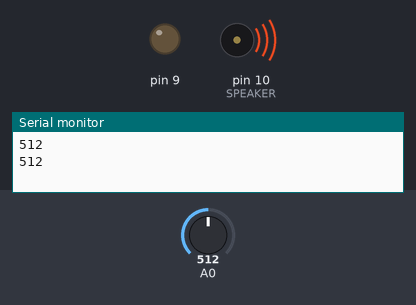
A sketch run on a simulated Arduino Uno, built with avr-gcc and run on an emulated ATmega328P. Shown: output pins drawn as LEDs (lit = HIGH), buzzer (waves = sounding), the last lines printed to the serial monitor. The test bench sets the inputs (shaded band); at power-on: A0 = 512. Pins used as bus, display or sensor lines are not drawn.

Above: at 2.1 s.
2.2 s: A0 set to 594
4.6 s: A0 set to 616
At 7.4 s:
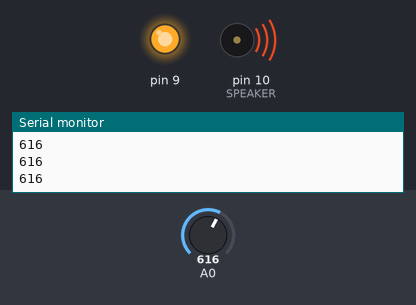
7.7 s: A0 set to 590
At 8.7 s:
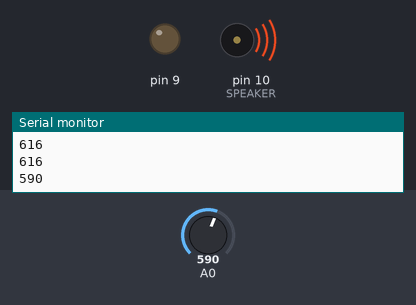
9.6 s: A0 set to 610
At 12.0 s:
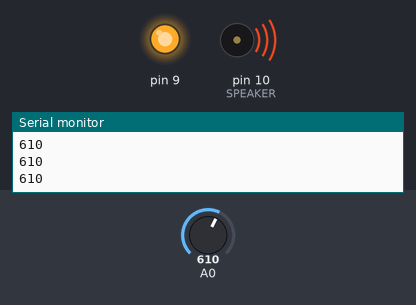
Timing chart, 0 to 13.6 s (numbered marks = the images above; inputs shaded):
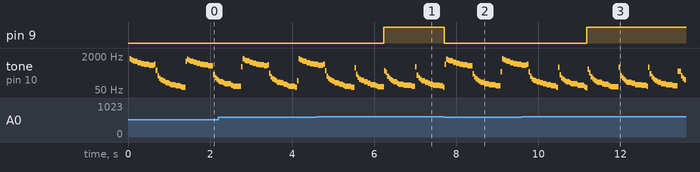

Measured:
- the behaviour switches between 600 and 601 on A0 (found by bisection; images 0 and 1)
- after the input at 4.6 s, pin 9: LOW → HIGH after 1.6 s
- after the input at 7.7 s, pin 9: HIGH → LOW at once
- after the input at 9.6 s, pin 9: LOW → HIGH after 1.6 s
- by itself, tone on pin 10 (SPEAKER): plays 731 Hz for 0.12 s, 819 Hz for 0.04 s, 362 Hz for 0.04 s, 217 Hz for 0.04 s, 171 Hz for 0.04 s, 145 Hz for 0.04 s … (59 notes in this stretch)

The sketch:

Week_9_HOMEWORK.ino
```cpp
const int SPEAKER = 10;

void setup() {
  pinMode(9, OUTPUT);
  Serial.begin(9600);

  pinMode(SPEAKER, OUTPUT);


}

void loop() {

  int potValue = analogRead(A0);
  Serial.println(potValue);

  if (potValue <= 600) {
    digitalWrite(9, LOW);

    for (int i = 200; i < 500; i++) {

      digitalWrite(SPEAKER, HIGH);
      delayMicroseconds(i);
      digitalWrite(SPEAKER, LOW);
      delayMicroseconds(i);
      digitalWrite(SPEAKER, HIGH);
      delayMicroseconds(i);
      digitalWrite(SPEAKER, HIGH);
      delayMicroseconds(i);
      digitalWrite(SPEAKER, LOW);
      delayMicroseconds(i);
      digitalWrite(SPEAKER, HIGH);
      delayMicroseconds(i);
    } for (int j = 0; j < 5000; j += 100) {
      digitalWrite(SPEAKER, HIGH);
      delayMicroseconds(j);
      digitalWrite(SPEAKER, LOW);
      delayMicroseconds(j);
      digitalWrite(SPEAKER, HIGH);
      delayMicroseconds(j);
      digitalWrite(SPEAKER, HIGH);
      delayMicroseconds(j);
      digitalWrite(SPEAKER, LOW);
      delayMicroseconds(j);
      digitalWrite(SPEAKER, HIGH);
      delayMicroseconds(j);
    }
  } else {
    for (int j = 0; j < 5000; j += 100) {
      digitalWrite(SPEAKER, HIGH);
      delayMicroseconds(j);
      digitalWrite(SPEAKER, LOW);
      delayMicroseconds(j);
      digitalWrite(SPEAKER, HIGH);
      delayMicroseconds(j);
      digitalWrite(SPEAKER, HIGH);
      delayMicroseconds(j);
      digitalWrite(SPEAKER, LOW);
      delayMicroseconds(j);
      digitalWrite(SPEAKER, HIGH);
      delayMicroseconds(j);
    }

    digitalWrite(9, HIGH);
  }

}
```
